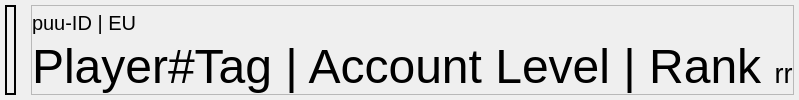
         <widget class="QFrame" name="PlayerInformation">
          <property name="enabled">
           <bool>true</bool>
          </property>
          <property name="frameShape">
           <enum>QFrame::Box</enum>
          </property>
          <property name="frameShadow">
           <enum>QFrame::Plain</enum>
          </property>
          <property name="lineWidth">
           <number>0</number>
          </property>
          <layout class="QHBoxLayout" name="horizontalLayout_2" stretch="0,1">
           <property name="spacing">
            <number>15</number>
           </property>
           <property name="leftMargin">
            <number>5</number>
           </property>
           <property name="topMargin">
            <number>5</number>
           </property>
           <property name="rightMargin">
            <number>5</number>
           </property>
           <property name="bottomMargin">
            <number>5</number>
           </property>
           <item>
            <widget class="QLabel" name="PlayerBanner">
             <property name="enabled">
              <bool>true</bool>
             </property>
             <property name="frameShape">
              <enum>QFrame::Box</enum>
             </property>
             <property name="lineWidth">
              <number>2</number>
             </property>
             <property name="text">
              <string notr="true"/>
             </property>
             <property name="pixmap">
              <pixmap>../Python/Valorant Tracking by NavisGames/ValorantTracking/Images/Example/ExampleWideBanner.png</pixmap>
             </property>
             <property name="scaledContents">
              <bool>true</bool>
             </property>
             <property name="alignment">
              <set>Qt::AlignCenter</set>
             </property>
             <property name="wordWrap">
              <bool>false</bool>
             </property>
            </widget>
           </item>
           <item>
            <widget class="QFrame" name="PlayerDatas">
             <property name="frameShape">
              <enum>QFrame::StyledPanel</enum>
             </property>
             <property name="frameShadow">
              <enum>QFrame::Raised</enum>
             </property>
             <layout class="QVBoxLayout" name="verticalLayout_5" stretch="0,0">
              <property name="spacing">
               <number>0</number>
              </property>
              <property name="leftMargin">
               <number>0</number>
              </property>
              <property name="topMargin">
               <number>0</number>
              </property>
              <property name="rightMargin">
               <number>0</number>
              </property>
              <property name="bottomMargin">
               <number>0</number>
              </property>
              <item>
               <widget class="QLabel" name="PlayerIDs">
                <property name="font">
                 <font>
                  <pointsize>15</pointsize>
                 </font>
                </property>
                <property name="frameShape">
                 <enum>QFrame::NoFrame</enum>
                </property>
                <property name="text">
                 <string notr="true">puu-ID | EU</string>
                </property>
                <property name="alignment">
                 <set>Qt::AlignLeading|Qt::AlignLeft|Qt::AlignVCenter</set>
                </property>
               </widget>
              </item>
              <item>
               <widget class="QLabel" name="Player">
                <property name="enabled">
                 <bool>true</bool>
                </property>
                <property name="font">
                 <font>
                  <pointsize>35</pointsize>
                 </font>
                </property>
                <property name="frameShape">
                 <enum>QFrame::NoFrame</enum>
                </property>
                <property name="text">
                 <string notr="true">&lt;html&gt;&lt;head/&gt;&lt;body&gt;&lt;p&gt;&lt;span style=&quot; font-size:36pt;&quot;&gt;Player#Tag | Account Level | Rank &lt;/span&gt;&lt;img src=&quot;Valorant-Tracking-by-NavisGames/Version 2.0/StandardRank.png&quot;/&gt;&lt;span style=&quot; font-size:20pt;&quot;&gt;rr&lt;/span&gt;&lt;/p&gt;&lt;/body&gt;&lt;/html&gt;</string>
                </property>
                <property name="textFormat">
                 <enum>Qt::RichText</enum>
                </property>
                <property name="alignment">
                 <set>Qt::AlignLeading|Qt::AlignLeft|Qt::AlignVCenter</set>
                </property>
                <property name="textInteractionFlags">
                 <set>Qt::NoTextInteraction</set>
                </property>
               </widget>
              </item>
             </layout>
            </widget>
           </item>
          </layout>
         </widget>
